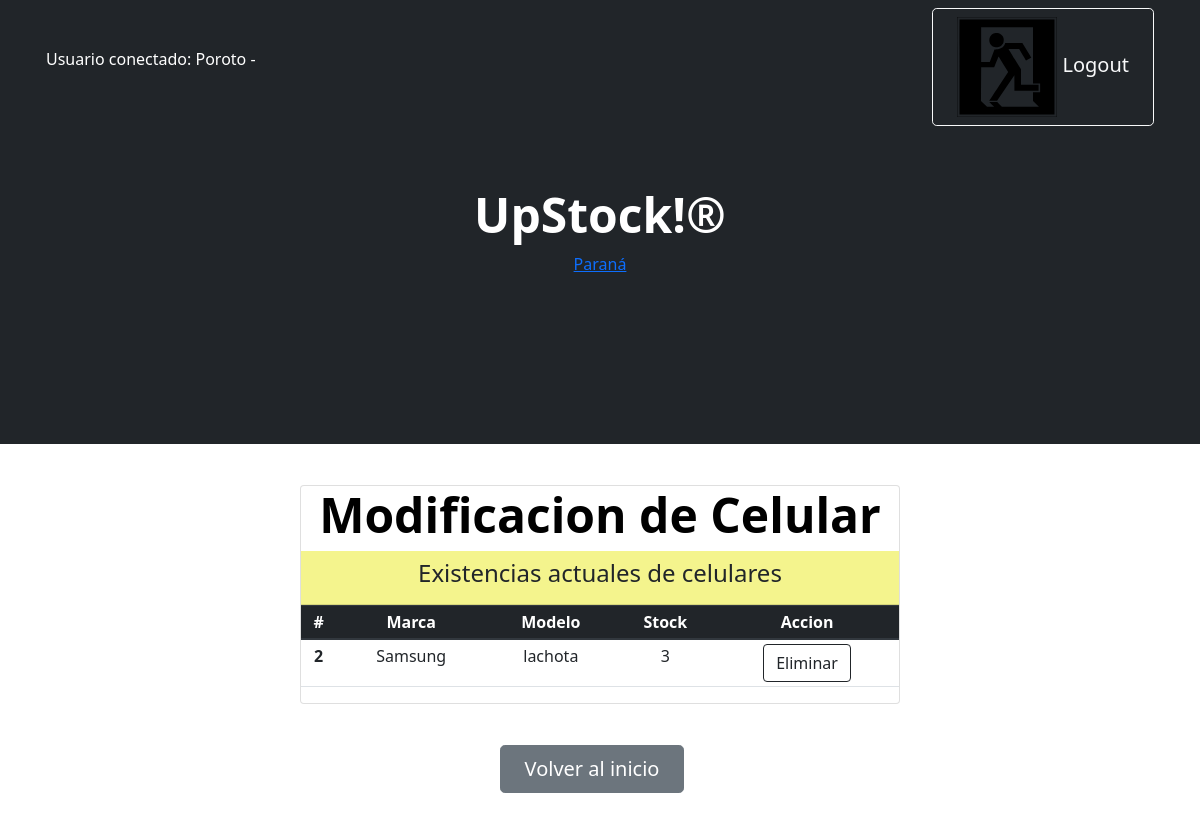
Page /listados/show_cel_del (signed in) on the earlier database version.
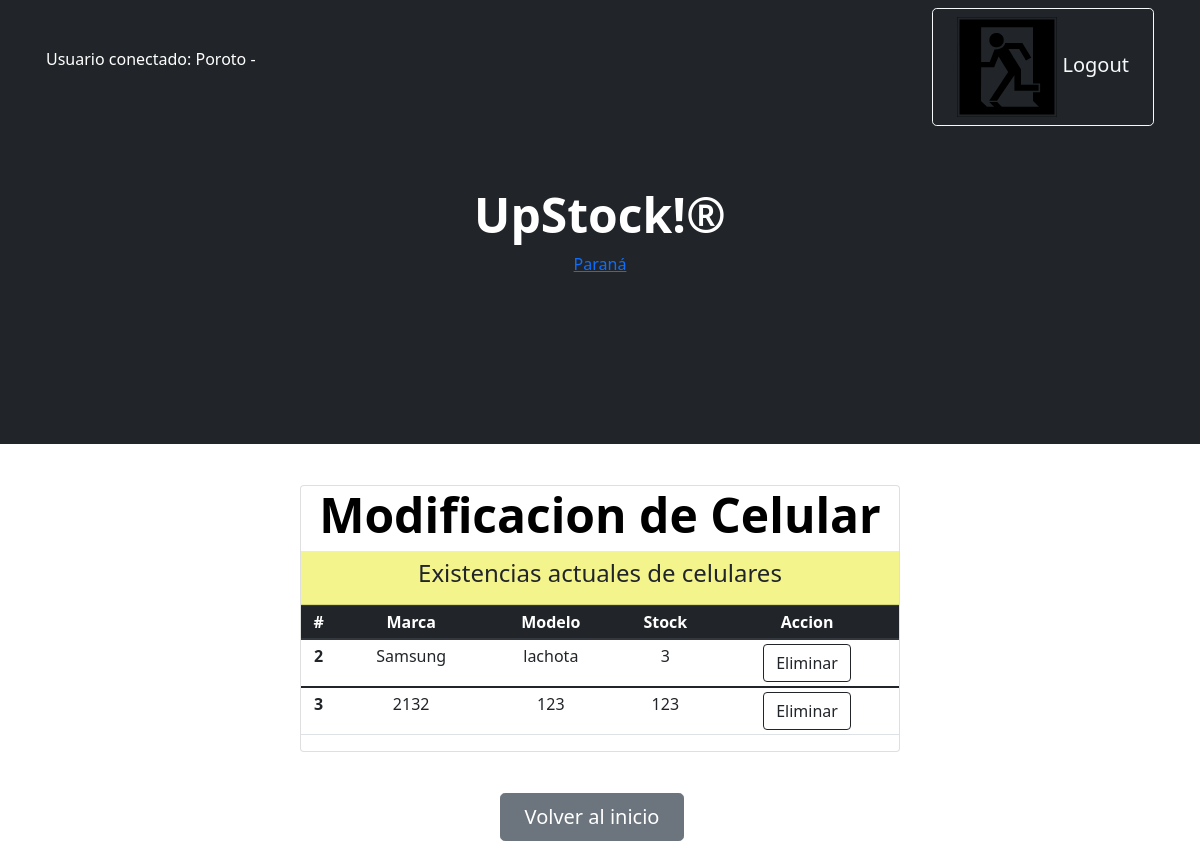
Same page on the later database version.
### Miapp/models.py (models this page shows, shortened)
class Celulares (models.Model):
    marca= models.CharField (max_length=50)
    modelo= models.CharField (max_length=50)
    stock= models.IntegerField ()

### Miapp/views.py (the view)
# urls.py: path('show_cel_del',show_cel_del,name="show_cel_del"),
@permission_required('Miapp.delete_celulaares', raise_exception=True)
@login_required(login_url='Inicio')
def show_cel_del(request):
    lista=Celulares.objects.all()
    return render(request,"show_cel_del.html",{"Celulares":lista})

### Miapp/templates/show_cel_del.html
{% extends 'padre.html' %}
{% load static %}
{% block Contenido_cambiante %}
<h1 class="display-5 fw-bolder text-black mb-2"> Modificacion de Celular</h1>
<div class="card-header" style="background-color: rgba(244, 244, 136, 0.957);">
  <h4>Existencias actuales de celulares</h4>
</div>
    <table class="table table-sm">
        <thead class="thead-dark">
          <tr>
            <th scope="col">#</th>
            <th scope="col">Marca</th>
            <th scope="col">Modelo</th>
            <th scope="col">Stock</th>
            <th scope="col">Accion</th>
          </tr>
        </thead>
        {% for celus in Celulares %}
        <tbody>
          <tr>
            <th scope="row">{{celus.id}}</th>
            <td>{{celus.marca}}</td>
            <td>{{celus.modelo}}</td>
            <td>{{celus.stock}}</td>
            <td><div><form action="{% url 'eliminar_cel' celus.id %}" method="POST">{% csrf_token %}
                <button class="btn btn-outline-dark">Eliminar</button>
            </form></div></td>
          </tr>
        </tbody>
        {% endfor %}
    </table>
    {% endblock %}

### Miapp/templates/padre.html (shortened to what this page needs)
<!DOCTYPE html>
<html lang="en">
    <head>
        {% load static %}
        <link rel="stylesheet" href="https://cdn.jsdelivr.net/npm/bootstrap@4.0.0/dist/css/bootstrap.min.css"
>
        <link href="https://cdn.jsdelivr.net/npm/bootstrap-icons@1.4.1/font/bootstrap-icons.css" rel="stylesheet" />
        <link href="{%static 'css/styles.css'%}" rel="stylesheet" />
    </head>
    <body id="divconfondo">
            <nav class="navbar navbar-expand-lg navbar-dark bg-dark">
            <div class="container px-3">
            {% if user.is_authenticated %}
                    <p style="color:white"> Usuario conectado: {{user.username}} - {{user.groups.all.0}}</p>
                    <a class="btn btn-outline-light btn-lg px-4" href="{% url 'Logout' %}"> <img class="icon input-icon" src="{% static 'assets/logout.svg' %}" alt=""> Logout</a>
            {% endif %}
        </nav>
        <header class="bg-dark py-1">
            <div class="container px-1">
                <div class="row  justify-content-center">
                    <div class="col-lg-6">
                        <div class="text-center my-5">
                            <h1 class="display-5 fw-bolder text-white mb-2">UpStock!®</h1>
                                 <div id="tw_19_1704680239">
                                <div style="width:120px; height:140px; margin: 0 auto;">
                                <a href="https://hotelmix.es/time/parana-30036">Paraná</a><br/></div></div>
                        </div>
                    </div>
                </div>
            </div>
        </header>
        <div class="text-center py-3"  >
            <div id="tarjeta" class="card">
                {% block Contenido_cambiante %}
                {% endblock Contenido_cambiante %}
            </div>
        </div>
        <div id="botoninicio" class="text-center">
    <a class="btn btn-secondary btn-lg px-4 me-sm-3" href="{% url 'Inicio'%}">Volver al inicio</a>
    </div>

Differences in the rows shown:
added Celulares: id "3", marca "2132", modelo "123", stock "123"
